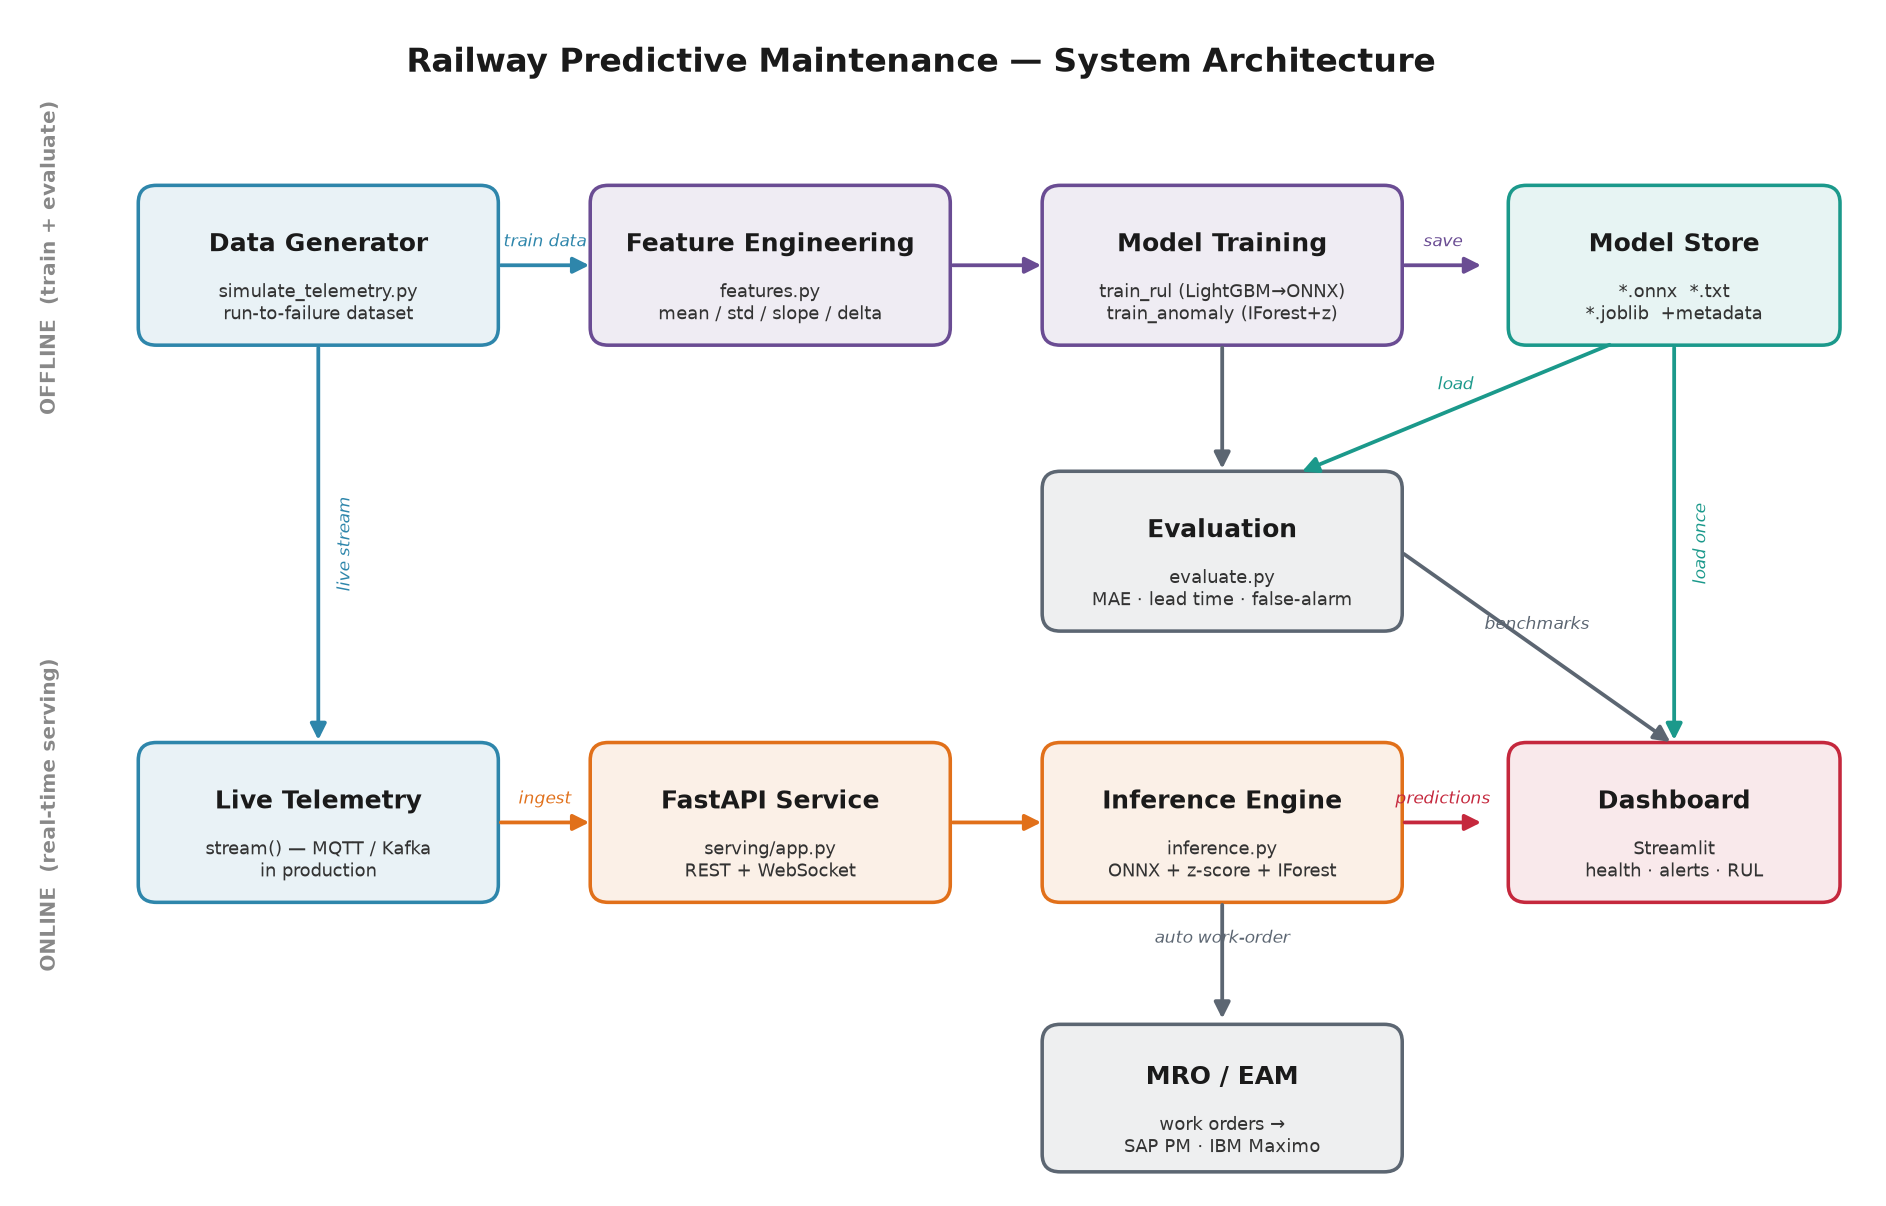

The Python source for this figure:
"""
Render the system architecture diagram as a PNG (used in the combined PDF and
viewable on its own). Pure matplotlib, no live services required.

Run:  python docs/architecture_diagram.py
Out:  docs/architecture_diagram.png
"""
from __future__ import annotations

import os

import matplotlib
matplotlib.use("Agg")
import matplotlib.pyplot as plt
from matplotlib.patches import FancyArrowPatch, FancyBboxPatch

OUT = os.path.join(os.path.dirname(__file__), "architecture_diagram.png")

# palette
C_DATA = "#2E86AB"
C_TRAIN = "#6A4C93"
C_STORE = "#1B998B"
C_SERVE = "#E1701A"
C_UI = "#C5283D"
C_EXT = "#5C6672"
TEXT = "#1a1a1a"


def box(ax, cx, cy, w, h, title, subtitle, color):
    ax.add_patch(FancyBboxPatch(
        (cx - w / 2, cy - h / 2), w, h,
        boxstyle="round,pad=0.02,rounding_size=0.12",
        linewidth=1.5, edgecolor=color, facecolor=color + "1A", clip_on=False))
    ax.text(cx, cy + 0.14, title, ha="center", va="center",
            fontsize=10.5, fontweight="bold", color=TEXT)
    ax.text(cx, cy - 0.26, subtitle, ha="center", va="center",
            fontsize=7.8, color="#333333")


def arrow(ax, x1, y1, x2, y2, color="#444444", label=None, style="-|>"):
    ax.add_patch(FancyArrowPatch(
        (x1, y1), (x2, y2), arrowstyle=style, mutation_scale=14,
        linewidth=1.6, color=color, shrinkA=2, shrinkB=2, clip_on=False))
    if label:
        ax.text((x1 + x2) / 2, (y1 + y2) / 2 + 0.16, label, ha="center",
                va="center", fontsize=7.2, color=color, style="italic")


def main():
    fig, ax = plt.subplots(figsize=(11.2, 7.2))
    ax.set_xlim(0, 12.3)
    ax.set_ylim(0, 8)
    ax.axis("off")

    ax.text(6, 7.62, "Railway Predictive Maintenance — System Architecture",
            ha="center", fontsize=14, fontweight="bold", color=TEXT)

    # lane labels
    ax.text(0.15, 6.35, "OFFLINE  (train + evaluate)", fontsize=8.5,
            fontweight="bold", color="#888888", rotation=90, va="center")
    ax.text(0.15, 2.55, "ONLINE  (real-time serving)", fontsize=8.5,
            fontweight="bold", color="#888888", rotation=90, va="center")

    W, H = 2.35, 1.05

    # --- OFFLINE lane (top) ---
    box(ax, 2.0, 6.3, W, H, "Data Generator", "simulate_telemetry.py\nrun-to-failure dataset", C_DATA)
    box(ax, 5.0, 6.3, W, H, "Feature Engineering", "features.py\nmean / std / slope / delta", C_TRAIN)
    box(ax, 8.0, 6.3, W, H, "Model Training", "train_rul (LightGBM→ONNX)\ntrain_anomaly (IForest+z)", C_TRAIN)
    box(ax, 11.0, 6.3, W * 0.92, H, "Model Store", "*.onnx  *.txt\n*.joblib  +metadata", C_STORE)

    box(ax, 8.0, 4.35, W, H, "Evaluation", "evaluate.py\nMAE · lead time · false-alarm", C_EXT)

    arrow(ax, 3.18, 6.3, 3.83, 6.3, C_DATA, "train data")
    arrow(ax, 6.18, 6.3, 6.83, 6.3, C_TRAIN)
    arrow(ax, 9.18, 6.3, 9.75, 6.3, C_TRAIN, "save")
    arrow(ax, 10.6, 5.77, 8.5, 4.88, C_STORE, "load", style="-|>")
    arrow(ax, 8.0, 5.77, 8.0, 4.88, C_EXT)

    # --- ONLINE lane (bottom) ---
    box(ax, 2.0, 2.5, W, H, "Live Telemetry", "stream() — MQTT / Kafka\nin production", C_DATA)
    box(ax, 5.0, 2.5, W, H, "FastAPI Service", "serving/app.py\nREST + WebSocket", C_SERVE)
    box(ax, 8.0, 2.5, W, H, "Inference Engine", "inference.py\nONNX + z-score + IForest", C_SERVE)
    box(ax, 11.0, 2.5, W * 0.92, H, "Dashboard", "Streamlit\nhealth · alerts · RUL", C_UI)

    box(ax, 8.0, 0.62, W, H * 0.92, "MRO / EAM", "work orders →\nSAP PM · IBM Maximo", C_EXT)

    arrow(ax, 2.0, 5.77, 2.0, 3.03, C_DATA, None)
    ax.text(2.12, 4.4, "live stream", fontsize=7.2, color=C_DATA, style="italic", rotation=90, va="center")
    arrow(ax, 3.18, 2.5, 3.83, 2.5, C_SERVE, "ingest")
    arrow(ax, 6.18, 2.5, 6.83, 2.5, C_SERVE)
    arrow(ax, 9.18, 2.5, 9.75, 2.5, C_UI, "predictions")
    arrow(ax, 11.0, 5.77, 11.0, 3.03, C_STORE, None)
    ax.text(11.12, 4.4, "load once", fontsize=7.2, color=C_STORE, style="italic", rotation=90, va="center")
    arrow(ax, 8.0, 1.97, 8.0, 1.13, C_EXT, "auto work-order")

    # evaluation report feeds dashboard/API
    arrow(ax, 9.18, 4.35, 11.0, 3.03, C_EXT, "benchmarks", style="-|>")

    fig.tight_layout()
    fig.savefig(OUT, dpi=170, bbox_inches="tight", facecolor="white")
    print(f"wrote {OUT}")


if __name__ == "__main__":
    main()
